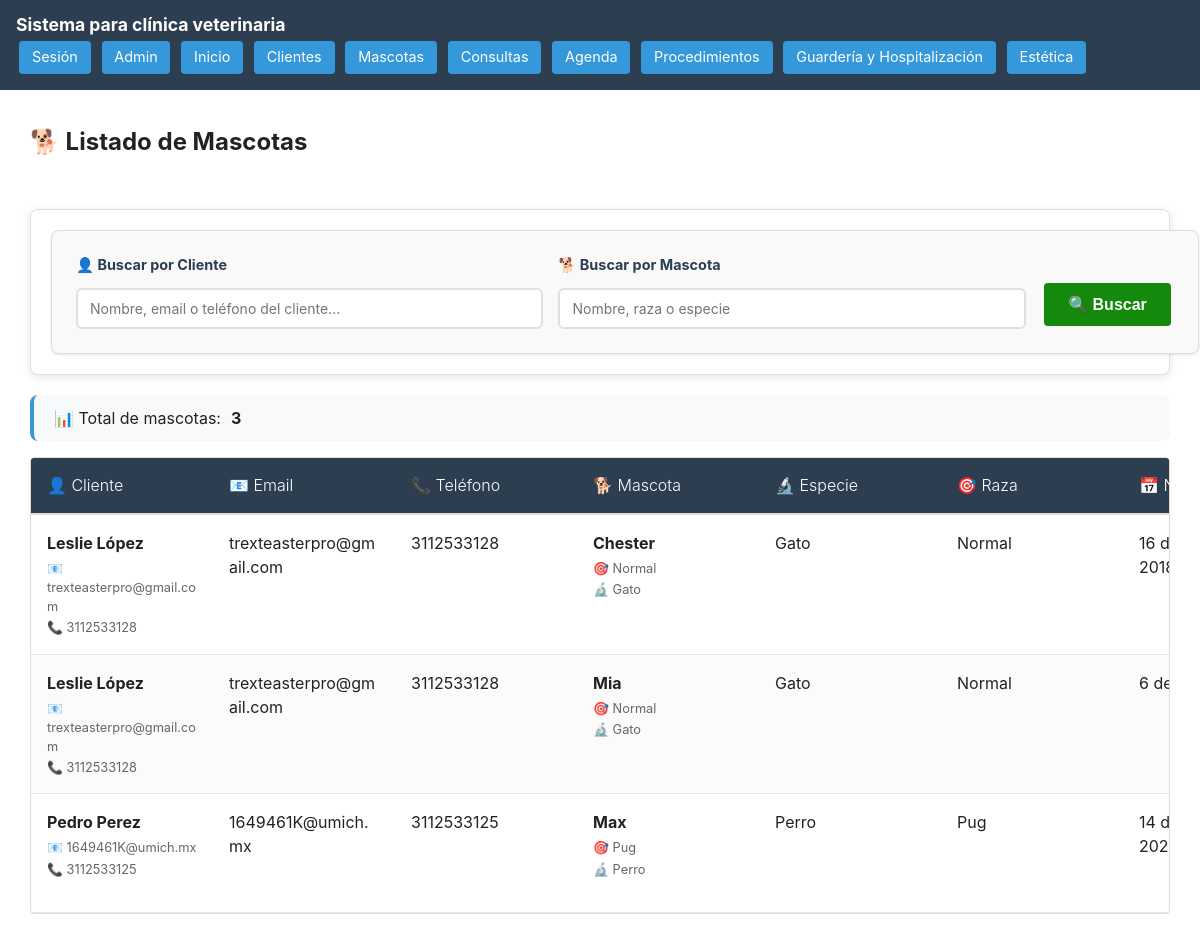
The app's page /ver-mascotas/ (signed in), older data.
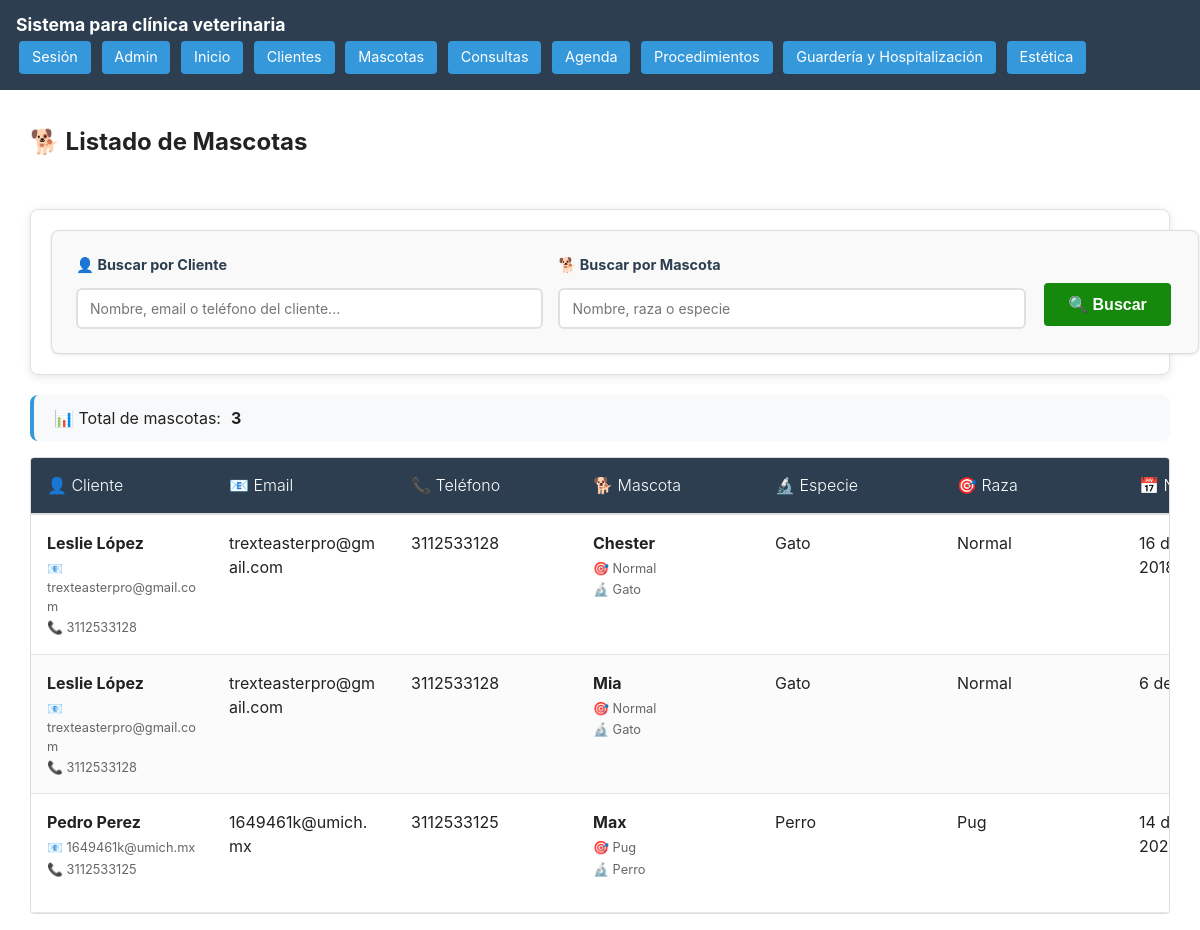
The same page, newer data.
### ClientesMascotas/models.py (models this page shows)
class Mascotas(models.Model):
    SEXOS = [
        ('macho', 'macho'),
        ('hembra', 'hembra'),
    ]
    cliente = models.ForeignKey(Clientes, on_delete=models.CASCADE)
    nombre = models.CharField(max_length=255)
    especie = models.CharField(max_length=255)
    raza = models.CharField(max_length=255)
    fechaNacimiento = models.DateField()
    peso = models.FloatField()
    vacunas = models.TextField(blank=True)
    ultimaDesparasitacion = models.DateField(blank= True, null=True)
    ultimoDesparasitante = models.TextField(blank=True)
    alergias = models.TextField(blank=True)
    vive = models.BooleanField(default=True)
    sexo = models.CharField(
        max_length=20,
        choices=SEXOS,
        default='macho'  # puedes poner un valor por defecto si quieres
    )
    alimento = models.TextField(blank = True)

class Clientes(models.Model):
    nombre = models.CharField(max_length=255)
    email = models.EmailField(unique=True, blank = True)
    telefono = models.CharField(max_length=20, unique = True)
    direccion = models.TextField(blank=True)

### ClientesMascotas/views.py (the view, shortened to what this page needs)
# urls.py: path('ver-mascotas/', views.ver_mascotas, name='ver_mascotas'),
@login_required
def ver_mascotas(request):
    query_cliente = request.GET.get('q_cliente', '').strip().lower()
    query_mascota = request.GET.get('q_mascota', '').strip().lower()
    mascotas = Mascotas.objects.select_related('cliente').all()
    if query_cliente:
        mascotas = mascotas.filter(
            Q(cliente__nombre__icontains=query_cliente) |
            Q(cliente__email__icontains=query_cliente) |
            Q(cliente__telefono__icontains=query_cliente)
        )
    filtros_activos = query_cliente or query_mascota
    return render(request, 'clientesMascotas/Mascotas/verMascotas.html', {
        'mascotas': mascotas,
        'query_cliente': query_cliente,
        'query_mascota': query_mascota,
        'filtros_activos': filtros_activos
    })

### templates/clientesMascotas/Mascotas/verMascotas.html (shortened to what the changed rows need)
{% extends 'base.html' %}
{% load static %}
{% block content %}
<section class="container">
    <div class="header-actions">
        <h2>🐕 Listado de Mascotas</h2>
    </div>
    <div class="custom-table-container">
        <table class="custom-table">
            <thead>
                <tr>
                    <th>👤 Cliente</th>
                    <th>📧 Email</th>
                    <th>📞 Teléfono</th>
                    <th>🐕 Mascota</th>
                    <th>🔬 Especie</th>
                    <th>🎯 Raza</th>
                    <th>📅 Nacimiento</th>
                </tr>
            </thead>
            <tbody>
                {% for mascota in mascotas %}
                <tr>
                    <td>
                        <div class="client-info">
                            <strong>{{ mascota.cliente.nombre }}</strong>
                            <div class="client-details">
                                {% if mascota.cliente.email %}
                                <small>📧 {{ mascota.cliente.email }}</small>
                                {% endif %}
                                {% if mascota.cliente.telefono %}
                                <small>📞 {{ mascota.cliente.telefono }}</small>
                                {% endif %}
                            </div>
                        </div>
                    </td>
                    <td>{{ mascota.cliente.email|default:"-" }}</td>
                    <td>{{ mascota.cliente.telefono|default:"-" }}</td>
                    <td>
                        <div class="pet-info">
                            <strong>{{ mascota.nombre }}</strong>
                            <div class="pet-details">
                                <small>🎯 {{ mascota.raza|default:"Sin raza" }}</small>
                                <small>🔬 {{ mascota.especie|default:"Sin especie" }}</small>
                            </div>
                        </div>
                    </td>
                    <td>{{ mascota.especie|default:"-" }}</td>
                    <td>{{ mascota.raza|default:"-" }}</td>
                    <td>{{ mascota.fechaNacimiento }}</td>
                </tr>
                {% endfor %}
            </tbody>
        </table>
    </div>
</section>
{% endblock %}

Row changes from the older to the newer data that the page shows:
changed through a linked row, Mascotas "Max": cliente.email "1649461K@umich.mx" → "1649461k@umich.mx"
